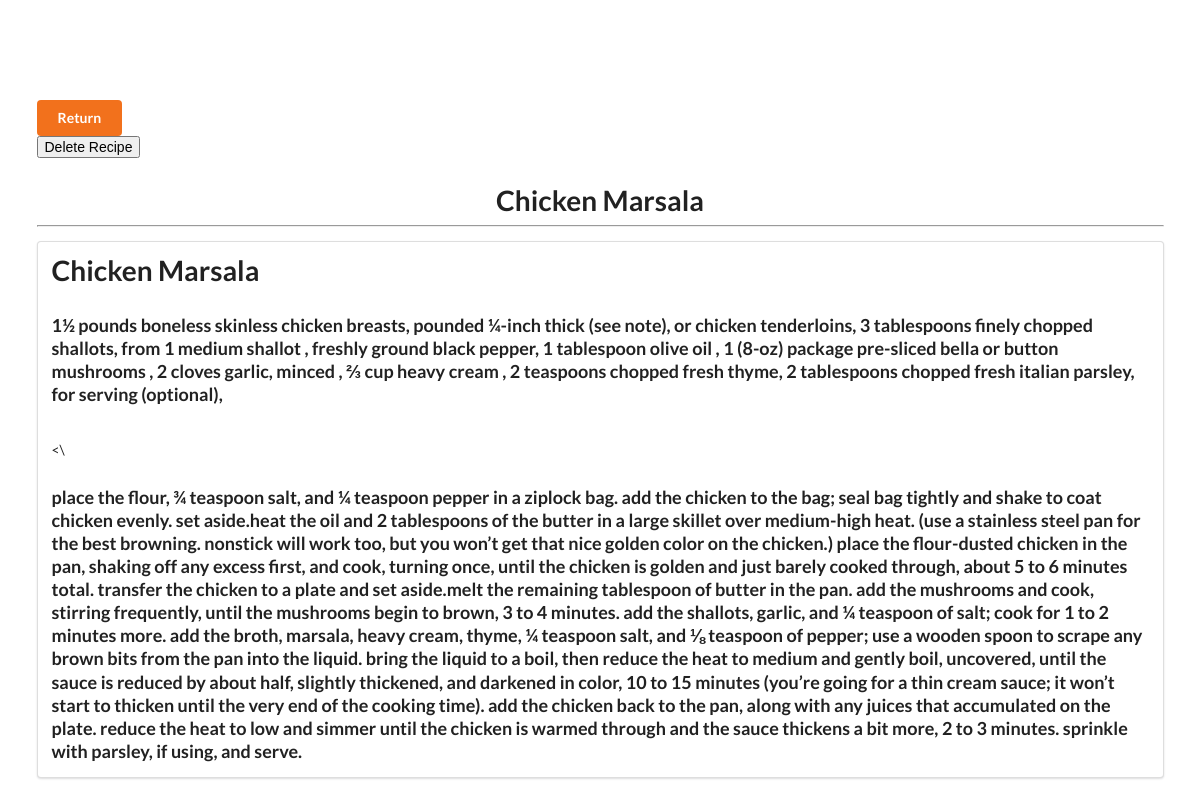
The page /view/33 on the database its author committed.
### app.py (models this page shows, shortened)
class Recipe(db.Model):  # create what the recipe database will look like
    id = db.Column(db.Integer, primary_key=True)
    title = db.Column(db.String(100))
    ingredients = db.Column(db.String(500))
    directions = db.Column(db.String(1000))
    tags = db.Column(db.String(100))

### app.py (the view)
@app.get("/view/<int:recipe_id>")
def view(recipe_id):  # view a recipe that a user clicked on
    recipe = db.session.query(Recipe).filter(Recipe.id == recipe_id).first()
    db.session.commit()
    recipe_viewer = f"{recipe.ingredients}\n\n{recipe.directions}"  # print out the recipe
    recipe.title = recipe.title.title()
    return render_template("view_recipe.html", recipe=recipe, recipe_viewer=recipe_viewer)

### templates/view_recipe.html (shortened to what this page needs)
<!DOCTYPE html>
<html lang="en">
<head>
    <link rel="stylesheet" href="https://cdn.jsdelivr.net/npm/semantic-ui@2.4.2/dist/semantic.min.css">
</head>
<body>
    <div style="margin-top: 100px;" class="ui container">
        <a class="ui orange button" href="/">Return</a>
        <form method="POST"
        action="{{ url_for('delete', recipe_id=recipe.id) }}">
    <input type="submit" value="Delete Recipe"
        onclick="return confirm('Are you sure you want to delete this entry?')">
        <h1 class="ui center aligned header">{{ recipe.title }}</h1>
        </form>
        <hr>
        <div class="ui segment">
            <h1 class="ui big header">{{ recipe.title }}</h1>
            <h3>{{ recipe.ingredients }}</h3>
            <br><\<br>
            <h3>{{ recipe.directions }}</h3>
        </div>
    </div>
</body>
</html>

### rows shown on the page
Recipe: title "Chicken Marsala", ingredients "1½ pounds boneless skinless chicken breasts, pounded ¼-inch thick (see note), or chicken tenderloins, 3 tablespoons finely chopped shallots, from 1 medium shallot , freshly ground black pepper, 1 tablespoon olive oil , 1 (8-oz) package pre-sliced bella or button mushrooms , 2 cloves garlic, minced , ⅔ cup heavy cream , 2 teaspoons chopped fresh thyme, 2 tablespoons chopped fresh italian parsley, for serving (optional),", directions "place the flour, ¾ teaspoon salt, and ¼ teaspoon pepper in a ziplock bag. add the chicken to the bag; seal bag tightly and shake to coat chicken evenly. set aside.heat the oil and 2 tablespoons of the butter in a large skillet over medium-high heat. (use a stainless steel pan for the best browning. nonstick will work too, but you won’t get that nice golden color on the chicken.) place the flour-dusted chicken in the pan, shaking off any excess first, and cook, turning once, until the chicken is golden and just barely cooked through, about 5 to 6 minutes total. transfer the chicken to a plate and set aside.melt the remaining tablespoon of butter in the pan. add the mushrooms and cook,…"
